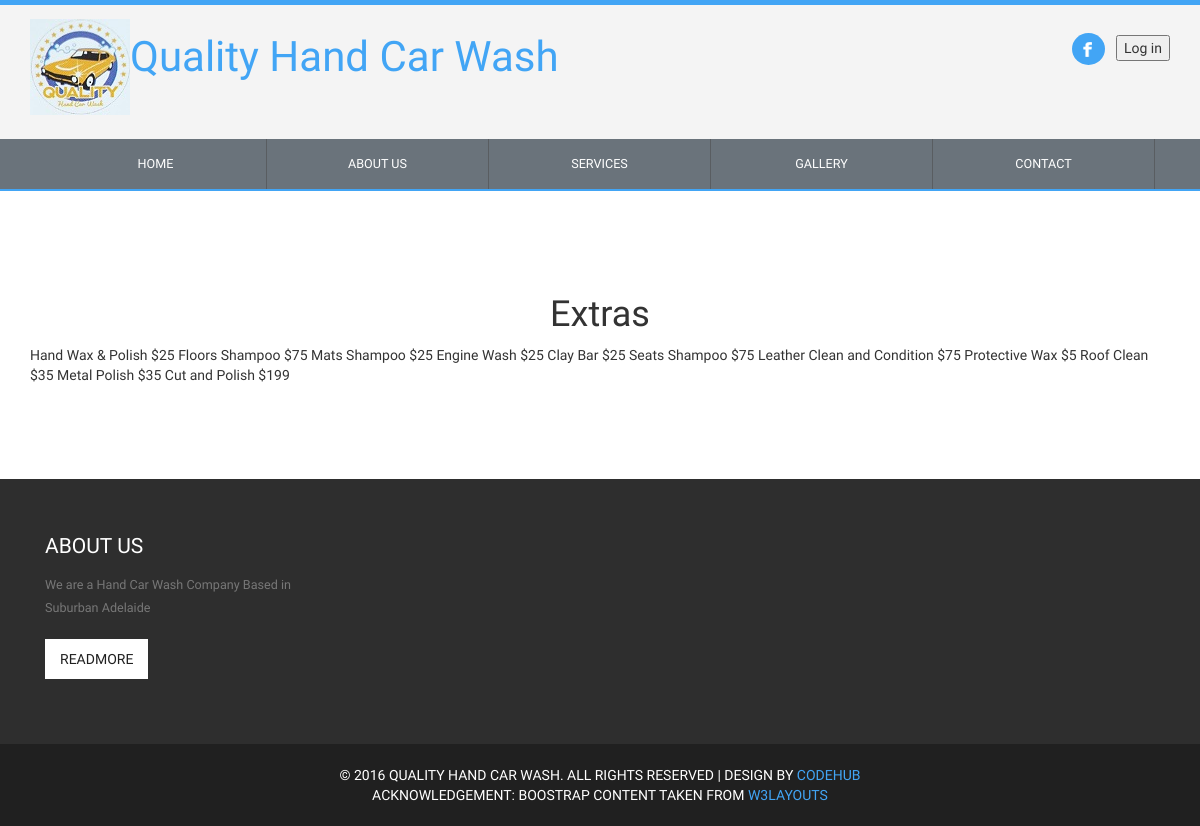
/extras.php, run on the app's committed database.
### tables this page shows
CREATE TABLE IF NOT EXISTS `service` (
  `sid` int(5) NOT NULL,
  `name` varchar(20) NOT NULL,
  `description` varchar(2000) NOT NULL,
  `price` int(12) DEFAULT NULL,
  PRIMARY KEY (`sid`)
);

### extras.php (the view, shortened to what this page needs)
<!DOCTYPE HTML>
<html>
	<head>
		<link href="css/style.css" rel="stylesheet" type="text/css"  media="all" />
		<link href="css/bootstrap.css" rel="stylesheet" type="text/css" media="all">
		<link rel="stylesheet" href="css/responsiveslides.css">
	</head>
	<body>
		<div class="header">
		<div class="container">
				<div class="logo">
                  <p><img src="images/Car_Wash_Logo.jpg" width="100" height="96" alt=""/><a href="index.html">Quality Hand Car Wash</a>
                  </p>
				</div>
				<div class="top-search-social-nav">
					<ul>
						<li class="active"><a href="#"><img src="images/facebook.png" title="Facebook" alt=""> </a>
                        </li>
                         <button type="button">Log in</button>
					</ul>
				</div>
				<div class="clearfix"> </div>
		  </div>
		</div>
		<div class="top-nav">
				<div class="container">
	   			<div id="navbar" class="navbar-collapse collapse">
	              <ul class="nav navbar-nav">
	                  <li class="home"><a href="index.html">Home</a></li>
					  <li class=""><a href="about.html">About Us</a></li>
					  <li class=""><a href="services.html">Services</a></li>
					  <li class=""><a href="gallery.html">Gallery</a></li>
					  <li class="contact"><a href="contact.html">Contact</a></li>
	              </ul>
	            </div>
				</div>
			</div>
	<div class="content">
		<div class="container">
<?php
$conn = mysql_connect("localhost","root","");
$query = "Select name, description from service where sid=6";
$results = mysql_query($query, $conn);
while ($row = mysql_fetch_assoc($results))   {
?>
<h1 class="text-center"><?php echo$row['name'] ?></h1>
      <p><?php echo$row['description'] ?>    </p>
			    </div>
                </div>
<?php
}
?>
<div class="footer">
		<div class="container">
			<div class="col-md-3 footer-grid">
				<h3>About us</h3>
				<p>We are a Hand Car Wash Company Based in Suburban Adelaide</p>
				<a href="#">ReadMore</a>
			</div>
			<div class="clearfix"> </div>
		</div>
	</div>
	<div class="copy-right">
		<p>&copy; 2016 Quality Hand Car Wash. All rights reserved | Design by <a href="https://sites.google.com/site/codehub05/"> CodeHub </a></p> <p> Acknowledgement: Boostrap content taken from <a href="http://w3layouts.com/"> W3layouts </a></p>
	</div>
	</body>
</html>

### css/style.css (style rules this page uses)
h4, h5, h6, h1, h2, h3 { margin: 0; }
ul, ol { margin: 0; }
p { margin: 0; }
html, body { font-family: 'Hind-Regular'; font-size: 100%; background:#fff; }
body { font-family: 'Sintony', sans-serif !important; border-top:5px solid #42A5F5; }
body a { text-decoration:none; transition:0.5s all; -webkit-transition:0.5s all; -moz-transition:0.5s all; -o-transition:0.5s all; -ms-transition:0.5s all; }
.header { padding:1em 0em; background:rgba(238, 238, 238, 0.63); }
.top-search-social-nav ul { margin:1em 0em 0em 0em; padding:0px; }
.logo { float:left; }
.logo a { font-size:3em; color: #42a5f5; font-family: 'Fjalla One', sans-serif; }
.top-search-social-nav ul li { display:inline-block; }
.top-search-social-nav ul li a { background: #000; padding: 8px 9px; -webkit-transition: all 0.3s ease-out; -moz-transition: all 0.3s ease-out; -ms-transition: all 0.3s ease-out; -o-transition: all 0.3s ease-out; transition: all 0.3s ease-out; display: block; margin: 0px 8px 0px 0px; -webkit-border-radius: 50%; -moz-border-radius: 50%; border-radius: 50%; font-family: 'Sintony', sans-serif; line-height: 1em; }
.top-search-social-nav li.active> a, .top-search-social-nav li> a:hover { background:#42a5f5; }
.top-search-social-nav { float:right; }
.top-nav { background:#6a737b; border-bottom: 2px solid #42A5F5; }
.top-nav ul li { display:inline-block; float:left; width:20%; border-right: 1px solid rgba(78, 78, 78, 0.57); }
.top-nav li a { padding: 15px 101px; display: block; text-transform: uppercase; color: #FFF; -webkit-transition: all 0.3s ease-out; -moz-transition: all 0.3s ease-out; -ms-transition: all 0.3s ease-out; -o-transition: all 0.3s ease-out; transition: all 0.3s ease-out; font-size: 0.9em; text-align: center; font-family: 'Sintony', sans-serif; }
.navbar-nav { float: none !important; }
.content { margin:6em 0em; }
.footer { background:#2E2E2E; padding:4em 0em; }
.footer-grid h3 { font-family: 'Sintony', sans-serif; color: #FFF; font-size: 1.5em; text-transform: uppercase; margin: 0em 0em 0.8em 0em; }
.footer-grid p { font-size: 0.9em; color: #777; line-height: 1.8em; font-family: 'Sintony', sans-serif; }
.footer-grid a { font-family: 'Sintony', sans-serif; color: #202020; font-size: 1em; text-transform: uppercase; background: #FFF; padding: 10px 15px; display: inline-block; margin: 9px 0; -webkit-transition: all 0.3s ease-out; -moz-transition: all 0.3s ease-out; -ms-transition: all 0.3s ease-out; -o-transition: all 0.3s ease-out; transition: all 0.3s ease-out; }
.copy-right { text-align:center; padding:1.5em 0em; background:#202020; }
.copy-right p { font-family: 'Sintony', sans-serif; color: #FFF; font-size: 1em; margin: 0em; text-transform: uppercase; }
.copy-right p a { color:#42a5f5; font-family: 'Sintony', sans-serif; -webkit-transition: all 0.3s ease-out; -moz-transition: all 0.3s ease-out; -ms-transition: all 0.3s ease-out; -o-transition: all 0.3s ease-out; transition: all 0.3s ease-out; }
@media (max-width:1366px) { .top-nav li a { padding: 15px 95.6px; } }
@media (max-width:1280px) { .top-nav li a { padding: 15px 87.9px; } }

### data on the page
service: name "Extras", description "Hand Wax & Polish $25 Floors Shampoo $75 Mats Shampoo $25 Engine Wash $25 Clay Bar $25 Seats Shampoo $75 Leather Clean and Condition $75 Protective Wax $5 Roof Clean $35 Metal Polish $35 Cut and Polish $199"
